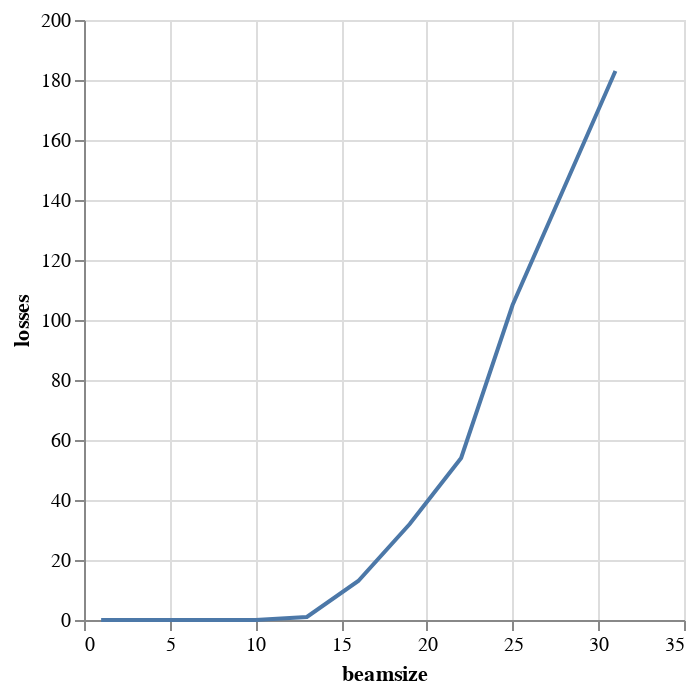

Notebook code for this chart:
### Code cell
alt.Chart(emit_df).mark_line().encode(
    x='beamsize',
    y='losses',
)

### Figure 1 — Vega-Lite specification as saved in the notebook (floating-point values rounded to 4 significant figures)
{"$schema": "https://vega.github.io/schema/vega-lite/v1.2.1.json", "data": {"values": [{"beamsize": 1, "losses": 0, "relbeta": 0.002309, "sourceID": 16777217, "sourceName": "bs_1", "x_emittance": 0.003563, "x_norm_emittance": 8.224e-06, "y_emittance": 0.001088, "y_norm_emittance": 2.511e-06}, {"beamsize": 4, "losses": 0, "relbeta": 0.002309, "sourceID": 16777218, "sourceName": "bs_4", "x_emittance": 0.1572, "x_norm_emittance": 0.000363, "y_emittance": 0.0708, "y_norm_emittance": 0.0001634}, {"beamsize": 7, "losses": 0, "relbeta": 0.002309, "sourceID": 16777219, "sourceName": "bs_7", "x_emittance": 0.8897, "x_norm_emittance": 0.002054, "y_emittance": 0.34, "y_norm_emittance": 0.0007848}, {"beamsize": 10, "losses": 0, "relbeta": 0.002309, "sourceID": 16777220, "sourceName": "bs_10", "x_emittance": 2.654, "x_norm_emittance": 0.006127, "y_emittance": 1.179, "y_norm_emittance": 0.002722}, {"beamsize": 13, "losses": 1, "relbeta": 0.002309, "sourceID": 16777221, "sourceName": "bs_13", "x_emittance": 7.353, "x_norm_emittance": 0.01698, "y_emittance": 2.771, "y_norm_emittance": 0.006397}, {"beamsize": 16, "losses": 13, "relbeta": 0.002309, "sourceID": 16777222, "sourceName": "bs_16", "x_emittance": 11.68, "x_norm_emittance": 0.02696, "y_emittance": 4.671, "y_norm_emittance": 0.01078}, {"beamsize": 19, "losses": 32, "relbeta": 0.002309, "sourceID": 16777223, "sourceName": "bs_19", "x_emittance": 21.7, "x_norm_emittance": 0.0501, "y_emittance": 11.19, "y_norm_emittance": 0.02584}, {"beamsize": 22, "losses": 54, "relbeta": 0.002309, "sourceID": 16777224, "sourceName": "bs_22", "x_emittance": 27.21, "x_norm_emittance": 0.06282, "y_emittance": 18.86, "y_norm_emittance": 0.04355}, {"beamsize": 25, "losses": 105, "relbeta": 0.002309, "sourceID": 16777225, "sourceName": "bs_25", "x_emittance": 35.06, "x_norm_emittance": 0.08095, "y_emittance": 25.17, "y_norm_emittance": 0.05812}, {"beamsize": 28, "losses": 144, "relbeta": 0.002309, "sourceID": 16777226, "sourceName": "bs_28", "x_emittance": 40.85, "x_norm_emittance": 0.0943, "y_emittance": 32.48, "y_norm_emittance": 0.07498}, {"beamsize": 31, "losses": 183, "relbeta": 0.002309, "sourceID": 16777227, "sourceName": "bs_31", "x_emittance": 53.32, "x_norm_emittance": 0.1231, "y_emittance": 50.38, "y_norm_emittance": 0.1163}]}, "encoding": {"x": {"field": "beamsize", "type": "quantitative"}, "y": {"field": "losses", "type": "quantitative"}}, "mark": "line"}
